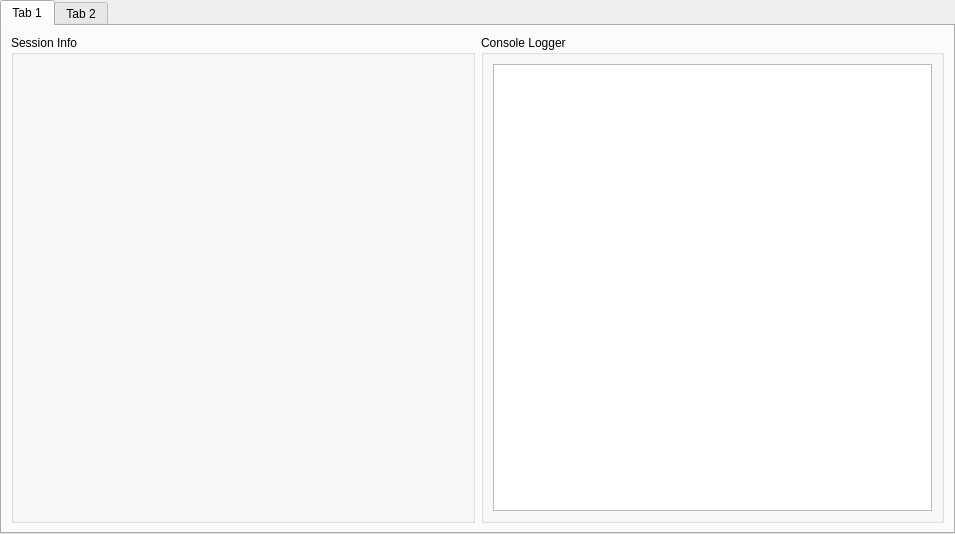
<?xml version="1.0" encoding="UTF-8"?>
<ui version="4.0">
 <class>Form</class>
 <widget class="QWidget" name="Form">
  <property name="geometry">
   <rect>
    <x>0</x>
    <y>0</y>
    <width>955</width>
    <height>534</height>
   </rect>
  </property>
  <property name="windowTitle">
   <string>Form</string>
  </property>
  <layout class="QGridLayout" name="gridLayout">
   <property name="leftMargin">
    <number>0</number>
   </property>
   <property name="topMargin">
    <number>0</number>
   </property>
   <property name="rightMargin">
    <number>0</number>
   </property>
   <property name="bottomMargin">
    <number>0</number>
   </property>
   <property name="spacing">
    <number>0</number>
   </property>
   <item row="0" column="0">
    <widget class="QTabWidget" name="LogrTabs">
     <property name="currentIndex">
      <number>0</number>
     </property>
     <widget class="QWidget" name="Demons">
      <attribute name="title">
       <string>Tab 1</string>
      </attribute>
      <layout class="QGridLayout" name="gridLayout_2">
       <item row="0" column="0">
        <layout class="QHBoxLayout" name="horizontalLayout">
         <item>
          <widget class="QGroupBox" name="groupBox_2">
           <property name="title">
            <string>Session Info</string>
           </property>
          </widget>
         </item>
         <item>
          <widget class="QGroupBox" name="groupBox">
           <property name="title">
            <string>Console Logger</string>
           </property>
           <layout class="QGridLayout" name="gridLayout_3">
            <item row="0" column="0" colspan="2">
             <widget class="QTextEdit" name="textEdit"/>
            </item>
           </layout>
          </widget>
         </item>
        </layout>
       </item>
      </layout>
     </widget>
     <widget class="QWidget" name="Listeners">
      <attribute name="title">
       <string>Tab 2</string>
      </attribute>
     </widget>
    </widget>
   </item>
  </layout>
 </widget>
 <resources/>
 <connections/>
</ui>
